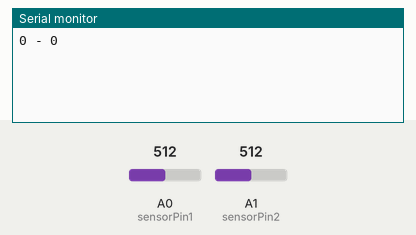
This sketch was run on a simulated Arduino Uno, built with avr-gcc and run on an emulated ATmega328P. Shown: the last lines printed to the serial monitor. The inputs (shaded band) are chosen by the test bench; at power-on: A0 (sensorPin1) = 512, A1 (sensorPin2) = 512.

Above: at 1.2 s.
1.3 s: A0 (sensorPin1) set to 716
At 2.5 s:
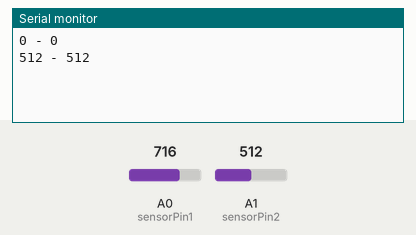
2.8 s: A1 (sensorPin2) set to 716
At 3.8 s:
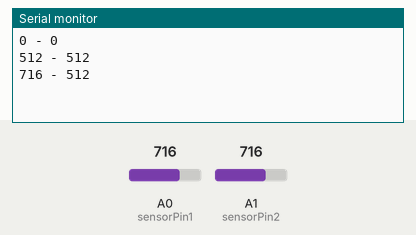
4.3 s: A0 (sensorPin1) set to 900
At 4.9 s:
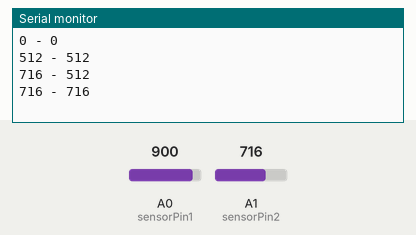
5.8 s: A1 (sensorPin2) set to 900
At 7.2 s:
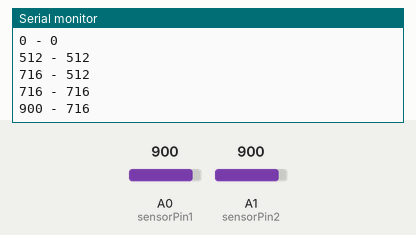
Timing chart, 0 to 8.3 s (numbered marks = the images above; inputs shaded):
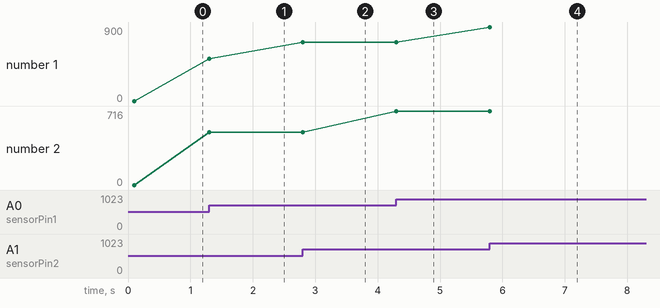

Measured:
- after the input at 1.3 s, the serial monitor: prints a new line at once (image 1)
- after the input at 2.8 s, the serial monitor: prints a new line at once (image 2)
- after the input at 4.3 s, the serial monitor: prints a new line at once (image 3)
- after the input at 5.8 s, the serial monitor: prints a new line at once (image 4)
- plotted number 1: 0 → 512 after the input at 1.3 s, 512 → 716 after the input at 2.8 s, 716 → 900 after the input at 5.8 s
- plotted number 2: 0 → 512 after the input at 1.3 s

The sketch:

LDR_2_sensors.ino
```cpp
byte sensorPin1 = A0;    // select the input pin for the potentiometer
byte sensorPin2 = A1;

int sensorValLeft  = 0;  // variable to store the value coming from the sensor 1
int sensorValRight = 0;  // variable to store the value coming from the sensor 2
unsigned long timestamp = 0;

void setup() {
  Serial.begin(9600);
}

void loop() {
  int tmpSenL = 0;
  int tmpSenR = 0;

  tmpSenL = analogRead(sensorPin1);
  tmpSenR = analogRead(sensorPin2);

  if( ((abs(sensorValLeft-tmpSenL) > 25) || (abs(sensorValRight-tmpSenR) > 25)) &&
      (millis() >= (timestamp + 100))
    )
  {
      // print new LDR values if there is a difference of at least 20, but not faster then 100 ms

      Serial.print(sensorValLeft);
      Serial.print(" - ");
      Serial.println(sensorValRight);

      sensorValLeft  = tmpSenL;
      sensorValRight = tmpSenR;

      timestamp = millis();
  }

}
```
